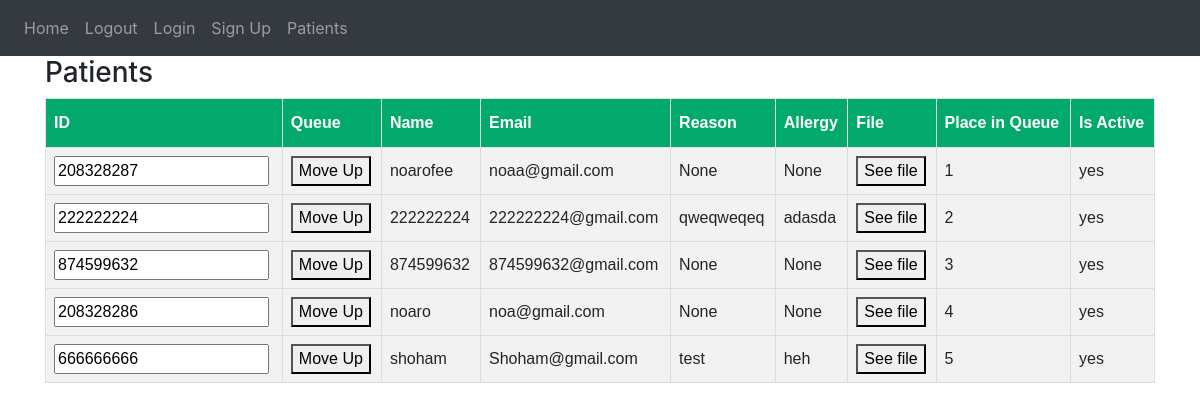
Before: /patients with the older database file.
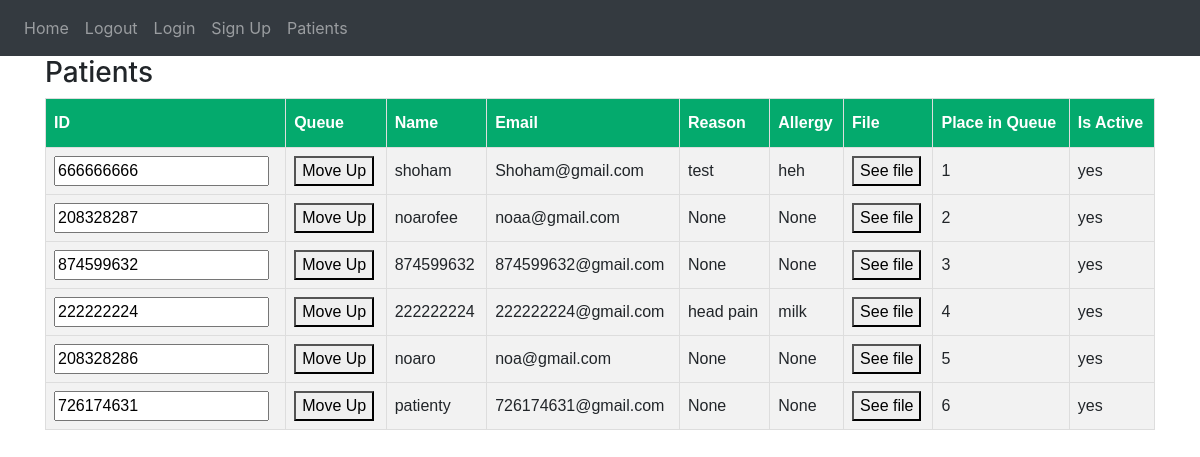
After: the same page with the newer database file.
### website/models.py (models this page shows)
class User(db.Model):
    ID = db.Column(db.Integer, primary_key=True)
    email = db.Column(db.String(150), unique=True)
    password = db.Column(db.String(150))
    Name = db.Column(db.String(150))
    role = db.Column(db.String(150))
    is_active_patient = db.Column(db.Integer)
    allergy = db.Column(db.String(150))
    n_action = db.Column(db.String(30))
    answer = db.Column(db.String(30))
    reason = db.Column(db.String(200))
    place_in_queue = db.Column(db.Integer)
    s_action = db.Column(db.String(20))
    is_approved = db.Column(db.Integer)
    message = db.Column(db.String(200))

### website/views.py (the view, shortened to what this page needs)
@views.route('/patients', methods=['GET', 'POST'])
def patients():
    print("In views.route(patients)")
    return render_template("patients.html",
          patients=db.session.query(User)
                           .filter(User.role == 'patient')
                           .filter(User.is_approved == 1)
                           .filter(User.place_in_queue > 0)
                           .order_by(db.asc(User.place_in_queue)))

### website/templates/patients.html (shortened to what this page needs)
<!DOCTYPE html>
{% extends "base.html" %} {% block title %} Home {% endblock %}
{% block content %}
<html lang="en">
<head>
</head>
<body>
  <h3>Patients</h3>
    <table>
        <thead>
            <tr>
                <th>ID</th>
                <th>Queue</th>
                <th>Name</th>
                <th>Email</th>
                <th>Reason</th>
                <th>Allergy</th>
                <th>File</th>
                <th>Place in Queue</th>
                <th>Is Active</th>
            </tr>
        </thead>
        <tbody>
            {% for patient in patients %}
                <form method="post">
                    <tr>
                        <td><input name="patient_id" value="{{ patient.ID }}" readonly/></td>
                        <td><button type="submit" name="move_up">Move Up</button></td>
                        <td>{{ patient.Name }}</td>
                        <td>{{ patient.email }}</td>
                        <td>{{ patient.reason }}</td>
                        <td>{{ patient.allergy }}</td>
                        <td><button type="submit" name="read_file">See file</button></td>
                        <td>{{ patient.place_in_queue }}</td>
                        <td>{{ "yes" if patient.is_active_patient==1 else "No" }}</td>
                    </tr>
                </form>
            {% endfor %}
        </tbody>
    </table>
</body>
</html>
{% endblock %}

### website/templates/base.html (shortened to what this page needs)
<!DOCTYPE html>
<html>
   <head>
       <link
           rel="stylesheet"
           href="https://stackpath.bootstrapcdn.com/bootstrap/4.4.1/css/bootstrap.min.css"
       />
    <link
      rel="stylesheet"
      href="https://stackpath.bootstrapcdn.com/font-awesome/4.7.0/css/font-awesome.min.css"
    />
   </head>
   <body>
      <nav class="navbar navbar-expand-lg navbar-dark bg-dark">
          <div class="collapse navbar-collapse" id="navbar">
              <div class="navbar-nav">
                  <a class="nav-item nav-link" id="home" href="/">Home</a>
                  <a class="nav-item nav-link" id="Logout" href="/Logout">Logout</a>
                  <a class="nav-item nav-link" id="Login" href="/Login">Login</a>
                  <a class="nav-item nav-link" id="Sign_up" href="/Sign_up">Sign Up</a>
                  <a class="nav-item nav-link" id="Patients" href="/patients">Patients</a>
              </div>
          </div>
      </nav>
      <div class = "container">{% block content%} {% endblock %} </div>
   </body>
</html>

### website/templates/patients.html (style rules this page uses)
table { font-family: Arial, Helvetica, sans-serif; border-collapse: collapse; width: 100%; }
table td, table th { border: 1px solid #ddd; padding: 8px; }
table tr:nth-child(even) { background-color: #f2f2f2; }
table th { padding-top: 12px; padding-bottom: 12px; text-align: left; background-color: #04AA6D; color: white; }

Changed rows visible on the page:
changed User "shoham": place_in_queue "5" → "1"; moves up the list
changed User "noarofee": place_in_queue "1" → "2"
shown differently, row unchanged: User "874599632@gmail.com": moves down the list
changed User "222222224@gmail.com": reason "qweqweqeq" → "head pain"; allergy "adasda" → "milk"; place_in_queue "2" → "4"
changed User "noaro": place_in_queue "4" → "5"
now on this page (row edited): User: patient_id "726174631", Name "patienty", email "726174631@gmail.com", reason "None", allergy "None", place_in_queue "6", is_active_patient "yes"
